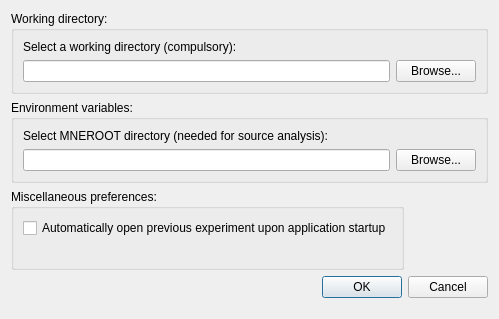
<?xml version="1.0" encoding="UTF-8"?>
<ui version="4.0">
 <class>DialogPreferences</class>
 <widget class="QDialog" name="DialogPreferences">
  <property name="geometry">
   <rect>
    <x>0</x>
    <y>0</y>
    <width>499</width>
    <height>319</height>
   </rect>
  </property>
  <property name="windowTitle">
   <string>Preferences</string>
  </property>
  <layout class="QFormLayout" name="formLayout">
   <property name="fieldGrowthPolicy">
    <enum>QFormLayout::AllNonFixedFieldsGrow</enum>
   </property>
   <item row="2" column="0">
    <widget class="QGroupBox" name="groupBox">
     <property name="title">
      <string>Miscellaneous preferences:</string>
     </property>
     <layout class="QGridLayout" name="gridLayout_4">
      <item row="0" column="0">
       <widget class="QCheckBox" name="checkBoxAutomaticOpenPreviousExperiment">
        <property name="text">
         <string>Automatically open previous experiment upon application startup</string>
        </property>
       </widget>
      </item>
      <item row="1" column="0">
       <widget class="QLabel" name="label_2">
        <property name="text">
         <string/>
        </property>
       </widget>
      </item>
     </layout>
    </widget>
   </item>
   <item row="3" column="0" colspan="2">
    <widget class="QDialogButtonBox" name="buttonBox">
     <property name="orientation">
      <enum>Qt::Horizontal</enum>
     </property>
     <property name="standardButtons">
      <set>QDialogButtonBox::Cancel|QDialogButtonBox::Ok</set>
     </property>
    </widget>
   </item>
   <item row="0" column="0" colspan="2">
    <widget class="QGroupBox" name="groupBoxWorkingDirectory">
     <property name="title">
      <string>Working directory:</string>
     </property>
     <layout class="QGridLayout" name="gridLayout_2">
      <item row="0" column="0">
       <layout class="QVBoxLayout" name="verticalLayout_2">
        <item>
         <layout class="QVBoxLayout" name="verticalLayout">
          <item>
           <widget class="QLabel" name="label">
            <property name="text">
             <string>Select a working directory (compulsory):</string>
            </property>
           </widget>
          </item>
          <item>
           <layout class="QHBoxLayout" name="horizontalLayout">
            <item>
             <widget class="QLineEdit" name="LineEditFilePath"/>
            </item>
            <item>
             <widget class="QPushButton" name="ButtonBrowseWorkingDir">
              <property name="text">
               <string>Browse...</string>
              </property>
             </widget>
            </item>
           </layout>
          </item>
         </layout>
        </item>
       </layout>
      </item>
     </layout>
    </widget>
   </item>
   <item row="1" column="0" colspan="2">
    <widget class="QGroupBox" name="groupBoxEnv">
     <property name="title">
      <string>Environment variables:</string>
     </property>
     <layout class="QGridLayout" name="gridLayout_3">
      <item row="0" column="0">
       <layout class="QVBoxLayout" name="verticalLayout_4">
        <item>
         <widget class="QLabel" name="labelMNERoot">
          <property name="text">
           <string>Select MNEROOT directory (needed for source analysis):</string>
          </property>
         </widget>
        </item>
        <item>
         <layout class="QHBoxLayout" name="horizontalLayout_2">
          <item>
           <widget class="QLineEdit" name="lineEditMNERoot"/>
          </item>
          <item>
           <widget class="QPushButton" name="pushButtonBrowseMNERoot">
            <property name="text">
             <string>Browse...</string>
            </property>
           </widget>
          </item>
         </layout>
        </item>
       </layout>
      </item>
     </layout>
    </widget>
   </item>
  </layout>
 </widget>
 <tabstops>
  <tabstop>LineEditFilePath</tabstop>
  <tabstop>ButtonBrowseWorkingDir</tabstop>
 </tabstops>
 <resources/>
 <connections>
  <connection>
   <sender>buttonBox</sender>
   <signal>accepted()</signal>
   <receiver>DialogPreferences</receiver>
   <slot>accept()</slot>
   <hints>
    <hint type="sourcelabel">
     <x>248</x>
     <y>254</y>
    </hint>
    <hint type="destinationlabel">
     <x>157</x>
     <y>274</y>
    </hint>
   </hints>
  </connection>
  <connection>
   <sender>buttonBox</sender>
   <signal>rejected()</signal>
   <receiver>DialogPreferences</receiver>
   <slot>reject()</slot>
   <hints>
    <hint type="sourcelabel">
     <x>316</x>
     <y>260</y>
    </hint>
    <hint type="destinationlabel">
     <x>286</x>
     <y>274</y>
    </hint>
   </hints>
  </connection>
 </connections>
</ui>
